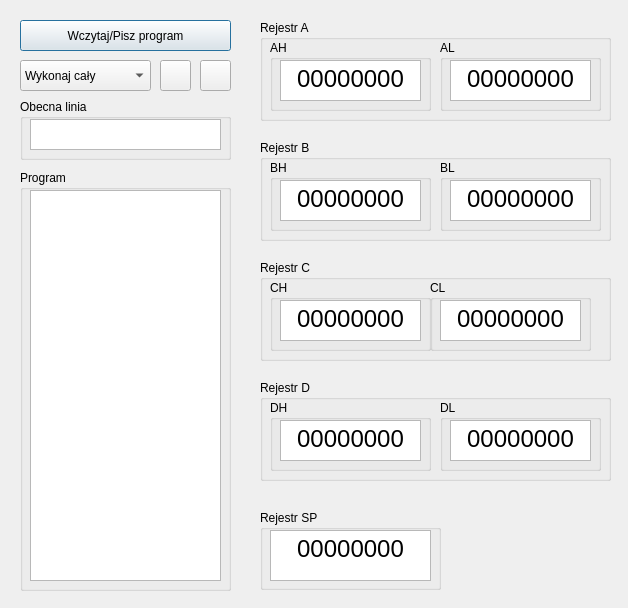
<?xml version="1.0" encoding="UTF-8"?>
<ui version="4.0">
 <class>Mikroprocesor</class>
 <widget class="QDialog" name="Mikroprocesor">
  <property name="geometry">
   <rect>
    <x>0</x>
    <y>0</y>
    <width>628</width>
    <height>608</height>
   </rect>
  </property>
  <property name="windowTitle">
   <string>Mikroprocesor</string>
  </property>
  <widget class="QPushButton" name="btn_load_program">
   <property name="geometry">
    <rect>
     <x>20</x>
     <y>20</y>
     <width>211</width>
     <height>31</height>
    </rect>
   </property>
   <property name="text">
    <string>Wczytaj/Pisz program</string>
   </property>
  </widget>
  <widget class="QGroupBox" name="box_A">
   <property name="geometry">
    <rect>
     <x>260</x>
     <y>20</y>
     <width>351</width>
     <height>101</height>
    </rect>
   </property>
   <property name="title">
    <string>Rejestr A</string>
   </property>
   <widget class="QGroupBox" name="box_LA">
    <property name="geometry">
     <rect>
      <x>180</x>
      <y>20</y>
      <width>161</width>
      <height>71</height>
     </rect>
    </property>
    <property name="title">
     <string>AL</string>
    </property>
    <widget class="QTextBrowser" name="text_LA">
     <property name="geometry">
      <rect>
       <x>10</x>
       <y>20</y>
       <width>141</width>
       <height>41</height>
      </rect>
     </property>
     <property name="html">
      <string>&lt;!DOCTYPE HTML PUBLIC &quot;-//W3C//DTD HTML 4.0//EN&quot; &quot;http://www.w3.org/TR/REC-html40/strict.dtd&quot;&gt;
&lt;html&gt;&lt;head&gt;&lt;meta name=&quot;qrichtext&quot; content=&quot;1&quot; /&gt;&lt;style type=&quot;text/css&quot;&gt;
p, li { white-space: pre-wrap; }
&lt;/style&gt;&lt;/head&gt;&lt;body style=&quot; font-family:'MS Shell Dlg 2'; font-size:8.25pt; font-weight:400; font-style:normal;&quot;&gt;
&lt;p align=&quot;center&quot; style=&quot; margin-top:0px; margin-bottom:0px; margin-left:0px; margin-right:0px; -qt-block-indent:0; text-indent:0px;&quot;&gt;&lt;span style=&quot; font-size:18pt;&quot;&gt;00000000&lt;/span&gt;&lt;/p&gt;&lt;/body&gt;&lt;/html&gt;</string>
     </property>
    </widget>
   </widget>
   <widget class="QGroupBox" name="box_HA">
    <property name="geometry">
     <rect>
      <x>10</x>
      <y>20</y>
      <width>161</width>
      <height>71</height>
     </rect>
    </property>
    <property name="title">
     <string>AH</string>
    </property>
    <widget class="QTextBrowser" name="text_HA">
     <property name="geometry">
      <rect>
       <x>10</x>
       <y>20</y>
       <width>141</width>
       <height>41</height>
      </rect>
     </property>
     <property name="html">
      <string>&lt;!DOCTYPE HTML PUBLIC &quot;-//W3C//DTD HTML 4.0//EN&quot; &quot;http://www.w3.org/TR/REC-html40/strict.dtd&quot;&gt;
&lt;html&gt;&lt;head&gt;&lt;meta name=&quot;qrichtext&quot; content=&quot;1&quot; /&gt;&lt;style type=&quot;text/css&quot;&gt;
p, li { white-space: pre-wrap; }
&lt;/style&gt;&lt;/head&gt;&lt;body style=&quot; font-family:'MS Shell Dlg 2'; font-size:8.25pt; font-weight:400; font-style:normal;&quot;&gt;
&lt;p align=&quot;center&quot; style=&quot; margin-top:0px; margin-bottom:0px; margin-left:0px; margin-right:0px; -qt-block-indent:0; text-indent:0px;&quot;&gt;&lt;span style=&quot; font-size:18pt;&quot;&gt;00000000&lt;/span&gt;&lt;/p&gt;&lt;/body&gt;&lt;/html&gt;</string>
     </property>
    </widget>
   </widget>
  </widget>
  <widget class="QGroupBox" name="box_B">
   <property name="geometry">
    <rect>
     <x>260</x>
     <y>140</y>
     <width>351</width>
     <height>101</height>
    </rect>
   </property>
   <property name="title">
    <string>Rejestr B</string>
   </property>
   <widget class="QGroupBox" name="box_LB">
    <property name="geometry">
     <rect>
      <x>180</x>
      <y>20</y>
      <width>161</width>
      <height>71</height>
     </rect>
    </property>
    <property name="title">
     <string>BL</string>
    </property>
    <widget class="QTextBrowser" name="text_LB">
     <property name="geometry">
      <rect>
       <x>10</x>
       <y>20</y>
       <width>141</width>
       <height>41</height>
      </rect>
     </property>
     <property name="html">
      <string>&lt;!DOCTYPE HTML PUBLIC &quot;-//W3C//DTD HTML 4.0//EN&quot; &quot;http://www.w3.org/TR/REC-html40/strict.dtd&quot;&gt;
&lt;html&gt;&lt;head&gt;&lt;meta name=&quot;qrichtext&quot; content=&quot;1&quot; /&gt;&lt;style type=&quot;text/css&quot;&gt;
p, li { white-space: pre-wrap; }
&lt;/style&gt;&lt;/head&gt;&lt;body style=&quot; font-family:'MS Shell Dlg 2'; font-size:8.25pt; font-weight:400; font-style:normal;&quot;&gt;
&lt;p align=&quot;center&quot; style=&quot; margin-top:0px; margin-bottom:0px; margin-left:0px; margin-right:0px; -qt-block-indent:0; text-indent:0px;&quot;&gt;&lt;span style=&quot; font-size:18pt;&quot;&gt;00000000&lt;/span&gt;&lt;/p&gt;&lt;/body&gt;&lt;/html&gt;</string>
     </property>
    </widget>
   </widget>
   <widget class="QGroupBox" name="box_HB">
    <property name="geometry">
     <rect>
      <x>10</x>
      <y>20</y>
      <width>161</width>
      <height>71</height>
     </rect>
    </property>
    <property name="title">
     <string>BH</string>
    </property>
    <widget class="QTextBrowser" name="text_HB">
     <property name="geometry">
      <rect>
       <x>10</x>
       <y>20</y>
       <width>141</width>
       <height>41</height>
      </rect>
     </property>
     <property name="html">
      <string>&lt;!DOCTYPE HTML PUBLIC &quot;-//W3C//DTD HTML 4.0//EN&quot; &quot;http://www.w3.org/TR/REC-html40/strict.dtd&quot;&gt;
&lt;html&gt;&lt;head&gt;&lt;meta name=&quot;qrichtext&quot; content=&quot;1&quot; /&gt;&lt;style type=&quot;text/css&quot;&gt;
p, li { white-space: pre-wrap; }
&lt;/style&gt;&lt;/head&gt;&lt;body style=&quot; font-family:'MS Shell Dlg 2'; font-size:8.25pt; font-weight:400; font-style:normal;&quot;&gt;
&lt;p align=&quot;center&quot; style=&quot; margin-top:0px; margin-bottom:0px; margin-left:0px; margin-right:0px; -qt-block-indent:0; text-indent:0px;&quot;&gt;&lt;span style=&quot; font-size:18pt;&quot;&gt;00000000&lt;/span&gt;&lt;/p&gt;&lt;/body&gt;&lt;/html&gt;</string>
     </property>
    </widget>
   </widget>
  </widget>
  <widget class="QGroupBox" name="box_C">
   <property name="geometry">
    <rect>
     <x>260</x>
     <y>260</y>
     <width>351</width>
     <height>101</height>
    </rect>
   </property>
   <property name="title">
    <string>Rejestr C</string>
   </property>
   <widget class="QGroupBox" name="box_LC">
    <property name="geometry">
     <rect>
      <x>170</x>
      <y>20</y>
      <width>161</width>
      <height>71</height>
     </rect>
    </property>
    <property name="title">
     <string>CL</string>
    </property>
    <widget class="QTextBrowser" name="text_LC">
     <property name="geometry">
      <rect>
       <x>10</x>
       <y>20</y>
       <width>141</width>
       <height>41</height>
      </rect>
     </property>
     <property name="html">
      <string>&lt;!DOCTYPE HTML PUBLIC &quot;-//W3C//DTD HTML 4.0//EN&quot; &quot;http://www.w3.org/TR/REC-html40/strict.dtd&quot;&gt;
&lt;html&gt;&lt;head&gt;&lt;meta name=&quot;qrichtext&quot; content=&quot;1&quot; /&gt;&lt;style type=&quot;text/css&quot;&gt;
p, li { white-space: pre-wrap; }
&lt;/style&gt;&lt;/head&gt;&lt;body style=&quot; font-family:'MS Shell Dlg 2'; font-size:8.25pt; font-weight:400; font-style:normal;&quot;&gt;
&lt;p align=&quot;center&quot; style=&quot; margin-top:0px; margin-bottom:0px; margin-left:0px; margin-right:0px; -qt-block-indent:0; text-indent:0px;&quot;&gt;&lt;span style=&quot; font-size:18pt;&quot;&gt;00000000&lt;/span&gt;&lt;/p&gt;&lt;/body&gt;&lt;/html&gt;</string>
     </property>
    </widget>
   </widget>
   <widget class="QGroupBox" name="box_HC">
    <property name="geometry">
     <rect>
      <x>10</x>
      <y>20</y>
      <width>161</width>
      <height>71</height>
     </rect>
    </property>
    <property name="title">
     <string>CH</string>
    </property>
    <widget class="QTextBrowser" name="text_HC">
     <property name="geometry">
      <rect>
       <x>10</x>
       <y>20</y>
       <width>141</width>
       <height>41</height>
      </rect>
     </property>
     <property name="html">
      <string>&lt;!DOCTYPE HTML PUBLIC &quot;-//W3C//DTD HTML 4.0//EN&quot; &quot;http://www.w3.org/TR/REC-html40/strict.dtd&quot;&gt;
&lt;html&gt;&lt;head&gt;&lt;meta name=&quot;qrichtext&quot; content=&quot;1&quot; /&gt;&lt;style type=&quot;text/css&quot;&gt;
p, li { white-space: pre-wrap; }
&lt;/style&gt;&lt;/head&gt;&lt;body style=&quot; font-family:'MS Shell Dlg 2'; font-size:8.25pt; font-weight:400; font-style:normal;&quot;&gt;
&lt;p align=&quot;center&quot; style=&quot; margin-top:0px; margin-bottom:0px; margin-left:0px; margin-right:0px; -qt-block-indent:0; text-indent:0px;&quot;&gt;&lt;span style=&quot; font-size:18pt;&quot;&gt;00000000&lt;/span&gt;&lt;/p&gt;&lt;/body&gt;&lt;/html&gt;</string>
     </property>
    </widget>
   </widget>
  </widget>
  <widget class="QGroupBox" name="box_D">
   <property name="geometry">
    <rect>
     <x>260</x>
     <y>380</y>
     <width>351</width>
     <height>101</height>
    </rect>
   </property>
   <property name="title">
    <string>Rejestr D</string>
   </property>
   <widget class="QGroupBox" name="box_LD">
    <property name="geometry">
     <rect>
      <x>180</x>
      <y>20</y>
      <width>161</width>
      <height>71</height>
     </rect>
    </property>
    <property name="title">
     <string>DL</string>
    </property>
    <widget class="QTextBrowser" name="text_LD">
     <property name="geometry">
      <rect>
       <x>10</x>
       <y>20</y>
       <width>141</width>
       <height>41</height>
      </rect>
     </property>
     <property name="html">
      <string>&lt;!DOCTYPE HTML PUBLIC &quot;-//W3C//DTD HTML 4.0//EN&quot; &quot;http://www.w3.org/TR/REC-html40/strict.dtd&quot;&gt;
&lt;html&gt;&lt;head&gt;&lt;meta name=&quot;qrichtext&quot; content=&quot;1&quot; /&gt;&lt;style type=&quot;text/css&quot;&gt;
p, li { white-space: pre-wrap; }
&lt;/style&gt;&lt;/head&gt;&lt;body style=&quot; font-family:'MS Shell Dlg 2'; font-size:8.25pt; font-weight:400; font-style:normal;&quot;&gt;
&lt;p align=&quot;center&quot; style=&quot; margin-top:0px; margin-bottom:0px; margin-left:0px; margin-right:0px; -qt-block-indent:0; text-indent:0px;&quot;&gt;&lt;span style=&quot; font-size:18pt;&quot;&gt;00000000&lt;/span&gt;&lt;/p&gt;&lt;/body&gt;&lt;/html&gt;</string>
     </property>
    </widget>
   </widget>
   <widget class="QGroupBox" name="box_HD">
    <property name="geometry">
     <rect>
      <x>10</x>
      <y>20</y>
      <width>161</width>
      <height>71</height>
     </rect>
    </property>
    <property name="title">
     <string>DH</string>
    </property>
    <widget class="QTextBrowser" name="text_HD">
     <property name="geometry">
      <rect>
       <x>10</x>
       <y>20</y>
       <width>141</width>
       <height>41</height>
      </rect>
     </property>
     <property name="html">
      <string>&lt;!DOCTYPE HTML PUBLIC &quot;-//W3C//DTD HTML 4.0//EN&quot; &quot;http://www.w3.org/TR/REC-html40/strict.dtd&quot;&gt;
&lt;html&gt;&lt;head&gt;&lt;meta name=&quot;qrichtext&quot; content=&quot;1&quot; /&gt;&lt;style type=&quot;text/css&quot;&gt;
p, li { white-space: pre-wrap; }
&lt;/style&gt;&lt;/head&gt;&lt;body style=&quot; font-family:'MS Shell Dlg 2'; font-size:8.25pt; font-weight:400; font-style:normal;&quot;&gt;
&lt;p align=&quot;center&quot; style=&quot; margin-top:0px; margin-bottom:0px; margin-left:0px; margin-right:0px; -qt-block-indent:0; text-indent:0px;&quot;&gt;&lt;span style=&quot; font-size:18pt;&quot;&gt;00000000&lt;/span&gt;&lt;/p&gt;&lt;/body&gt;&lt;/html&gt;</string>
     </property>
    </widget>
   </widget>
  </widget>
  <widget class="QPushButton" name="btn_run">
   <property name="geometry">
    <rect>
     <x>200</x>
     <y>60</y>
     <width>31</width>
     <height>31</height>
    </rect>
   </property>
   <property name="text">
    <string/>
   </property>
  </widget>
  <widget class="QComboBox" name="combo_run_mode">
   <property name="geometry">
    <rect>
     <x>20</x>
     <y>60</y>
     <width>131</width>
     <height>31</height>
    </rect>
   </property>
   <item>
    <property name="text">
     <string>Wykonaj cały</string>
    </property>
   </item>
   <item>
    <property name="text">
     <string>Wykonaj krokowo</string>
    </property>
   </item>
  </widget>
  <widget class="QGroupBox" name="groupBox">
   <property name="geometry">
    <rect>
     <x>20</x>
     <y>99</y>
     <width>211</width>
     <height>61</height>
    </rect>
   </property>
   <property name="title">
    <string>Obecna linia</string>
   </property>
   <widget class="QTextBrowser" name="text_curr_line">
    <property name="geometry">
     <rect>
      <x>10</x>
      <y>20</y>
      <width>191</width>
      <height>31</height>
     </rect>
    </property>
   </widget>
  </widget>
  <widget class="QGroupBox" name="groupBox_2">
   <property name="geometry">
    <rect>
     <x>20</x>
     <y>170</y>
     <width>211</width>
     <height>421</height>
    </rect>
   </property>
   <property name="title">
    <string>Program</string>
   </property>
   <widget class="QTextBrowser" name="text_program">
    <property name="geometry">
     <rect>
      <x>10</x>
      <y>20</y>
      <width>191</width>
      <height>391</height>
     </rect>
    </property>
   </widget>
  </widget>
  <widget class="QPushButton" name="btn_stop">
   <property name="geometry">
    <rect>
     <x>160</x>
     <y>60</y>
     <width>31</width>
     <height>31</height>
    </rect>
   </property>
   <property name="styleSheet">
    <string notr="true"/>
   </property>
   <property name="text">
    <string/>
   </property>
  </widget>
  <widget class="QGroupBox" name="groupBox_3">
   <property name="geometry">
    <rect>
     <x>260</x>
     <y>510</y>
     <width>181</width>
     <height>80</height>
    </rect>
   </property>
   <property name="title">
    <string>Rejestr SP</string>
   </property>
   <widget class="QTextBrowser" name="text_SP">
    <property name="geometry">
     <rect>
      <x>10</x>
      <y>20</y>
      <width>161</width>
      <height>51</height>
     </rect>
    </property>
    <property name="html">
     <string>&lt;!DOCTYPE HTML PUBLIC &quot;-//W3C//DTD HTML 4.0//EN&quot; &quot;http://www.w3.org/TR/REC-html40/strict.dtd&quot;&gt;
&lt;html&gt;&lt;head&gt;&lt;meta name=&quot;qrichtext&quot; content=&quot;1&quot; /&gt;&lt;style type=&quot;text/css&quot;&gt;
p, li { white-space: pre-wrap; }
&lt;/style&gt;&lt;/head&gt;&lt;body style=&quot; font-family:'MS Shell Dlg 2'; font-size:8.25pt; font-weight:400; font-style:normal;&quot;&gt;
&lt;p align=&quot;center&quot; style=&quot; margin-top:0px; margin-bottom:0px; margin-left:0px; margin-right:0px; -qt-block-indent:0; text-indent:0px;&quot;&gt;&lt;span style=&quot; font-size:18pt;&quot;&gt;00000000&lt;/span&gt;&lt;/p&gt;&lt;/body&gt;&lt;/html&gt;</string>
    </property>
   </widget>
  </widget>
 </widget>
 <resources/>
 <connections/>
</ui>
